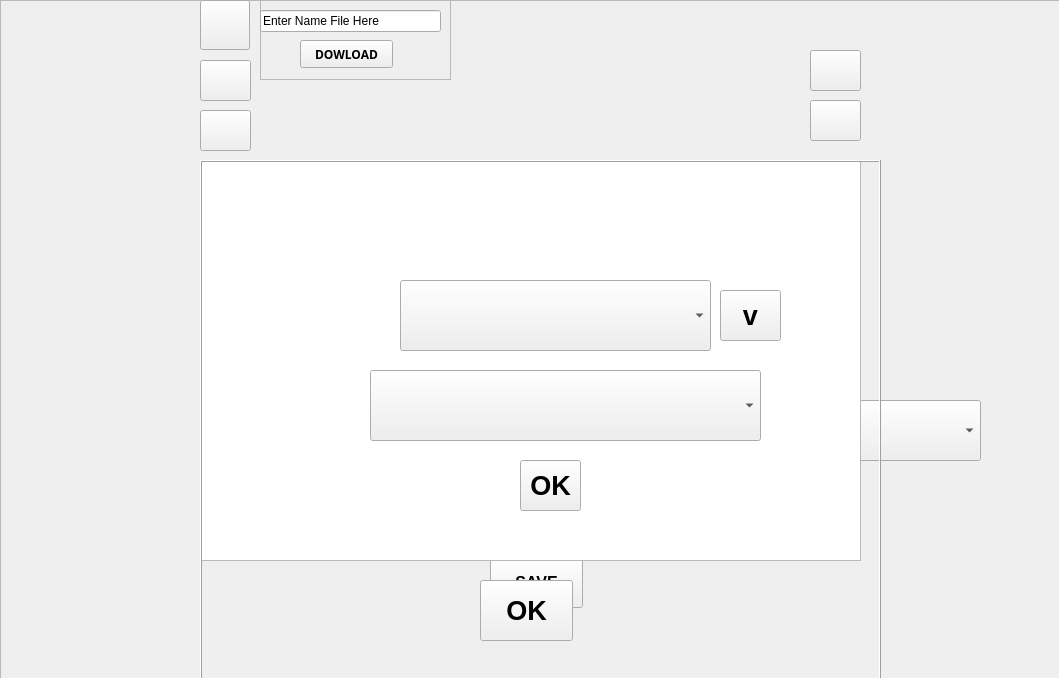
<?xml version="1.0" encoding="UTF-8"?>
<ui version="4.0">
 <class>MainWindow</class>
 <widget class="QMainWindow" name="MainWindow">
  <property name="geometry">
   <rect>
    <x>0</x>
    <y>0</y>
    <width>1059</width>
    <height>678</height>
   </rect>
  </property>
  <property name="windowTitle">
   <string>MainWindow</string>
  </property>
  <widget class="QWidget" name="centralwidget">
   <widget class="QFrame" name="FrameControll">
    <property name="geometry">
     <rect>
      <x>0</x>
      <y>0</y>
      <width>1061</width>
      <height>681</height>
     </rect>
    </property>
    <property name="frameShape">
     <enum>QFrame::StyledPanel</enum>
    </property>
    <property name="frameShadow">
     <enum>QFrame::Raised</enum>
    </property>
    <widget class="QLabel" name="label_2">
     <property name="geometry">
      <rect>
       <x>0</x>
       <y>0</y>
       <width>1061</width>
       <height>691</height>
      </rect>
     </property>
     <property name="text">
      <string/>
     </property>
     <property name="pixmap">
      <pixmap>image/2.png</pixmap>
     </property>
     <property name="scaledContents">
      <bool>true</bool>
     </property>
    </widget>
    <widget class="QSlider" name="Rate">
     <property name="geometry">
      <rect>
       <x>530</x>
       <y>300</y>
       <width>22</width>
       <height>160</height>
      </rect>
     </property>
     <property name="minimum">
      <number>1</number>
     </property>
     <property name="maximum">
      <number>10</number>
     </property>
     <property name="pageStep">
      <number>1</number>
     </property>
     <property name="sliderPosition">
      <number>1</number>
     </property>
     <property name="orientation">
      <enum>Qt::Vertical</enum>
     </property>
    </widget>
    <widget class="QSlider" name="Volume">
     <property name="geometry">
      <rect>
       <x>340</x>
       <y>300</y>
       <width>22</width>
       <height>160</height>
      </rect>
     </property>
     <property name="minimum">
      <number>1</number>
     </property>
     <property name="maximum">
      <number>10</number>
     </property>
     <property name="singleStep">
      <number>1</number>
     </property>
     <property name="pageStep">
      <number>1</number>
     </property>
     <property name="orientation">
      <enum>Qt::Vertical</enum>
     </property>
    </widget>
    <widget class="QPushButton" name="BSave">
     <property name="geometry">
      <rect>
       <x>490</x>
       <y>557</y>
       <width>93</width>
       <height>51</height>
      </rect>
     </property>
     <property name="font">
      <font>
       <pointsize>12</pointsize>
       <weight>75</weight>
       <bold>true</bold>
      </font>
     </property>
     <property name="text">
      <string>SAVE</string>
     </property>
    </widget>
    <widget class="QComboBox" name="Voice">
     <property name="geometry">
      <rect>
       <x>630</x>
       <y>400</y>
       <width>351</width>
       <height>61</height>
      </rect>
     </property>
     <property name="font">
      <font>
       <pointsize>9</pointsize>
       <weight>75</weight>
       <bold>true</bold>
      </font>
     </property>
    </widget>
   </widget>
   <widget class="QFrame" name="FrameMain">
    <property name="geometry">
     <rect>
      <x>0</x>
      <y>0</y>
      <width>1061</width>
      <height>681</height>
     </rect>
    </property>
    <property name="frameShape">
     <enum>QFrame::StyledPanel</enum>
    </property>
    <property name="frameShadow">
     <enum>QFrame::Raised</enum>
    </property>
    <widget class="QPushButton" name="BOK">
     <property name="geometry">
      <rect>
       <x>480</x>
       <y>580</y>
       <width>93</width>
       <height>61</height>
      </rect>
     </property>
     <property name="font">
      <font>
       <pointsize>20</pointsize>
       <weight>75</weight>
       <bold>true</bold>
      </font>
     </property>
     <property name="text">
      <string>OK</string>
     </property>
    </widget>
    <widget class="QPushButton" name="BSetting">
     <property name="geometry">
      <rect>
       <x>200</x>
       <y>60</y>
       <width>51</width>
       <height>41</height>
      </rect>
     </property>
     <property name="font">
      <font>
       <pointsize>20</pointsize>
       <weight>75</weight>
       <bold>true</bold>
      </font>
     </property>
     <property name="text">
      <string/>
     </property>
     <property name="icon">
      <iconset>
       <normaloff>image/sitting.png</normaloff>image/sitting.png</iconset>
     </property>
     <property name="iconSize">
      <size>
       <width>50</width>
       <height>45</height>
      </size>
     </property>
    </widget>
    <widget class="QTextEdit" name="Edit">
     <property name="geometry">
      <rect>
       <x>200</x>
       <y>160</y>
       <width>661</width>
       <height>401</height>
      </rect>
     </property>
     <property name="font">
      <font>
       <pointsize>12</pointsize>
      </font>
     </property>
    </widget>
    <widget class="QPushButton" name="BOpenFolder">
     <property name="geometry">
      <rect>
       <x>200</x>
       <y>110</y>
       <width>51</width>
       <height>41</height>
      </rect>
     </property>
     <property name="font">
      <font>
       <pointsize>20</pointsize>
       <weight>75</weight>
       <bold>true</bold>
      </font>
     </property>
     <property name="text">
      <string/>
     </property>
     <property name="icon">
      <iconset>
       <normaloff>image/tải xuống (1).png</normaloff>image/tải xuống (1).png</iconset>
     </property>
     <property name="iconSize">
      <size>
       <width>50</width>
       <height>50</height>
      </size>
     </property>
    </widget>
    <widget class="QLabel" name="label">
     <property name="geometry">
      <rect>
       <x>0</x>
       <y>0</y>
       <width>1061</width>
       <height>691</height>
      </rect>
     </property>
     <property name="text">
      <string/>
     </property>
     <property name="pixmap">
      <pixmap>image/TEXT.png</pixmap>
     </property>
     <property name="scaledContents">
      <bool>true</bool>
     </property>
    </widget>
    <widget class="QPushButton" name="BDowload">
     <property name="geometry">
      <rect>
       <x>200</x>
       <y>0</y>
       <width>50</width>
       <height>50</height>
      </rect>
     </property>
     <property name="font">
      <font>
       <pointsize>20</pointsize>
       <weight>75</weight>
       <bold>true</bold>
      </font>
     </property>
     <property name="text">
      <string/>
     </property>
     <property name="icon">
      <iconset>
       <normaloff>image/Download-Icon.png</normaloff>image/Download-Icon.png</iconset>
     </property>
     <property name="iconSize">
      <size>
       <width>50</width>
       <height>50</height>
      </size>
     </property>
    </widget>
    <widget class="QFrame" name="FrameDowload">
     <property name="geometry">
      <rect>
       <x>260</x>
       <y>0</y>
       <width>191</width>
       <height>80</height>
      </rect>
     </property>
     <property name="frameShape">
      <enum>QFrame::StyledPanel</enum>
     </property>
     <property name="frameShadow">
      <enum>QFrame::Raised</enum>
     </property>
     <widget class="QLineEdit" name="Name">
      <property name="geometry">
       <rect>
        <x>0</x>
        <y>10</y>
        <width>181</width>
        <height>22</height>
       </rect>
      </property>
      <property name="text">
       <string>Enter Name File Here</string>
      </property>
     </widget>
     <widget class="QPushButton" name="BDowload2">
      <property name="geometry">
       <rect>
        <x>40</x>
        <y>40</y>
        <width>93</width>
        <height>28</height>
       </rect>
      </property>
      <property name="font">
       <font>
        <family>Segoe UI Black</family>
        <weight>75</weight>
        <bold>true</bold>
       </font>
      </property>
      <property name="text">
       <string>DOWLOAD</string>
      </property>
     </widget>
    </widget>
    <widget class="QPushButton" name="BMic">
     <property name="geometry">
      <rect>
       <x>810</x>
       <y>100</y>
       <width>51</width>
       <height>41</height>
      </rect>
     </property>
     <property name="font">
      <font>
       <pointsize>20</pointsize>
       <weight>75</weight>
       <bold>true</bold>
      </font>
     </property>
     <property name="text">
      <string/>
     </property>
     <property name="icon">
      <iconset>
       <normaloff>image/mic.png</normaloff>image/mic.png</iconset>
     </property>
     <property name="iconSize">
      <size>
       <width>50</width>
       <height>50</height>
      </size>
     </property>
    </widget>
    <widget class="QFrame" name="FrameChooseLanguage">
     <property name="geometry">
      <rect>
       <x>200</x>
       <y>160</y>
       <width>681</width>
       <height>521</height>
      </rect>
     </property>
     <property name="frameShape">
      <enum>QFrame::Box</enum>
     </property>
     <property name="frameShadow">
      <enum>QFrame::Raised</enum>
     </property>
     <widget class="QComboBox" name="Language">
      <property name="geometry">
       <rect>
        <x>200</x>
        <y>120</y>
        <width>311</width>
        <height>71</height>
       </rect>
      </property>
      <property name="font">
       <font>
        <pointsize>16</pointsize>
        <weight>75</weight>
        <bold>true</bold>
       </font>
      </property>
     </widget>
     <widget class="QPushButton" name="BOK_Language">
      <property name="geometry">
       <rect>
        <x>520</x>
        <y>130</y>
        <width>61</width>
        <height>51</height>
       </rect>
      </property>
      <property name="font">
       <font>
        <pointsize>20</pointsize>
        <weight>75</weight>
        <bold>true</bold>
       </font>
      </property>
      <property name="text">
       <string>v</string>
      </property>
     </widget>
     <widget class="QComboBox" name="Country">
      <property name="geometry">
       <rect>
        <x>170</x>
        <y>210</y>
        <width>391</width>
        <height>71</height>
       </rect>
      </property>
      <property name="font">
       <font>
        <pointsize>16</pointsize>
        <weight>75</weight>
        <bold>true</bold>
       </font>
      </property>
     </widget>
     <widget class="QLabel" name="label_3">
      <property name="geometry">
       <rect>
        <x>0</x>
        <y>0</y>
        <width>681</width>
        <height>521</height>
       </rect>
      </property>
      <property name="frameShape">
       <enum>QFrame::Box</enum>
      </property>
      <property name="frameShadow">
       <enum>QFrame::Raised</enum>
      </property>
      <property name="text">
       <string/>
      </property>
      <property name="pixmap">
       <pixmap>image/5.png</pixmap>
      </property>
      <property name="scaledContents">
       <bool>true</bool>
      </property>
     </widget>
     <widget class="QPushButton" name="BOK_2">
      <property name="geometry">
       <rect>
        <x>320</x>
        <y>300</y>
        <width>61</width>
        <height>51</height>
       </rect>
      </property>
      <property name="font">
       <font>
        <pointsize>20</pointsize>
        <weight>75</weight>
        <bold>true</bold>
       </font>
      </property>
      <property name="text">
       <string>OK</string>
      </property>
     </widget>
     <zorder>label_3</zorder>
     <zorder>Language</zorder>
     <zorder>BOK_Language</zorder>
     <zorder>Country</zorder>
     <zorder>BOK_2</zorder>
    </widget>
    <widget class="QPushButton" name="BSettingLanguage">
     <property name="geometry">
      <rect>
       <x>810</x>
       <y>50</y>
       <width>51</width>
       <height>41</height>
      </rect>
     </property>
     <property name="font">
      <font>
       <pointsize>20</pointsize>
       <weight>75</weight>
       <bold>true</bold>
      </font>
     </property>
     <property name="text">
      <string/>
     </property>
     <property name="icon">
      <iconset>
       <normaloff>image/sitting.png</normaloff>image/sitting.png</iconset>
     </property>
     <property name="iconSize">
      <size>
       <width>50</width>
       <height>45</height>
      </size>
     </property>
    </widget>
    <zorder>label</zorder>
    <zorder>BOpenFolder</zorder>
    <zorder>BSetting</zorder>
    <zorder>Edit</zorder>
    <zorder>BOK</zorder>
    <zorder>BDowload</zorder>
    <zorder>FrameDowload</zorder>
    <zorder>BMic</zorder>
    <zorder>FrameChooseLanguage</zorder>
    <zorder>BSettingLanguage</zorder>
   </widget>
  </widget>
 </widget>
 <resources/>
 <connections/>
</ui>
